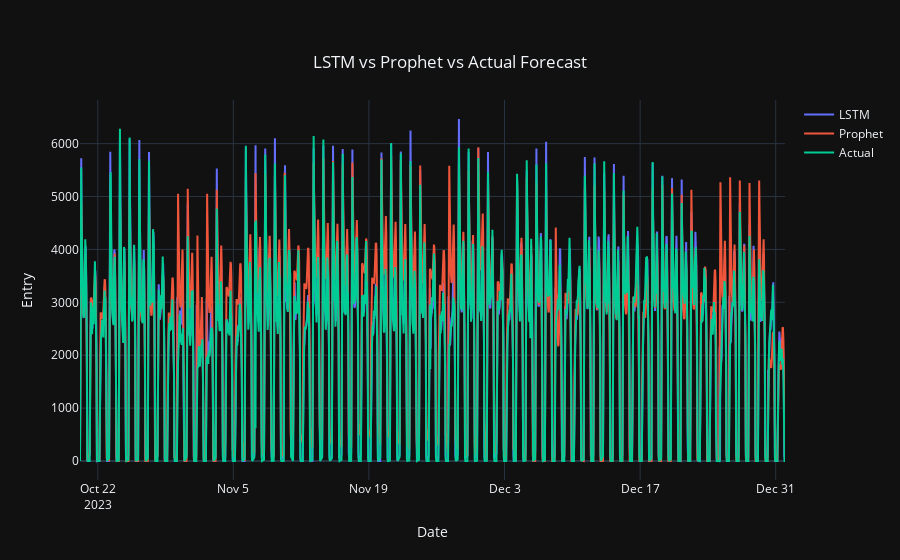

Write notebook code for a chart like this one.
### Code cell
# Create traces for LSTM, Prophet, and Hybrid forecasts
lstm_trace = go.Scatter(x=hybrid_forecast['ds'],
                        y=hybrid_forecast['lstm'],
                        mode='lines',
                        name='LSTM')

prophet_trace = go.Scatter(x=hybrid_forecast['ds'],
                           y=hybrid_forecast['prophet'],
                           mode='lines',
                           name='Prophet')

actual_trace = go.Scatter(x=hybrid_forecast['ds'],
                          y=hybrid_forecast['y'],
                          mode='lines',
                          name='Actual')

# Define layout
layout = go.Layout(title={'text': 'LSTM vs Prophet vs Actual Forecast',
                          'y': 0.9,
                          'x': 0.5,
                          'xanchor': 'center',
                          'yanchor': 'top'},
                   xaxis=dict(title='Date'),
                   yaxis=dict(title='Entry'),
                   template='plotly_dark')

# Combine traces
data = [lstm_trace, prophet_trace, actual_trace,]

# Create figure
fig = go.Figure(data=data, layout=layout)

# Display the plot
iplot(fig)

### Figure 1 — Plotly figure (JSON) as saved in the notebook; plotly's stock layout.template omitted (floating-point values rounded to 4 significant figures; data arrays with more than 128 entries replaced by an {"elided": "..."} marker saying what was removed)
{"data": [{"mode": "lines", "name": "LSTM", "type": "scatter", "x": {"elided": "1460 str values"}, "y": {"elided": "1460 int values"}}, {"mode": "lines", "name": "Prophet", "type": "scatter", "x": {"elided": "1460 str values"}, "y": {"elided": "1460 int values"}}, {"mode": "lines", "name": "Actual", "type": "scatter", "x": {"elided": "1460 str values"}, "y": {"elided": "1460 int values"}}], "layout": {"title": {"text": "LSTM vs Prophet vs Actual Forecast", "x": 0.5, "xanchor": "center", "y": 0.9, "yanchor": "top"}, "xaxis": {"title": {"text": "Date"}}, "yaxis": {"title": {"text": "Entry"}}}}
